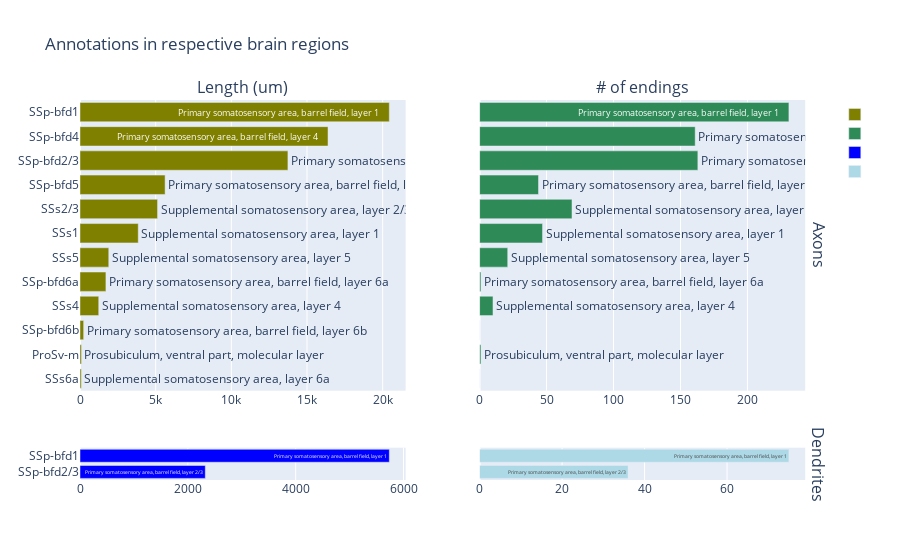

This figure's notebook cell:
### Code cell
plot_hist(axons, dendrites, outdir, name)

### Figure 1 — Plotly figure (JSON) as saved in the notebook; plotly's stock layout.template omitted (floating-point values rounded to 4 significant figures)
{"data": [{"hovertemplate": "<i>%{x}</i>, <b>%{text}</b>", "marker": {"color": "olive"}, "name": "", "orientation": "h", "text": ["Supplemental somatosensory area, layer 6a", "Prosubiculum, ventral part, molecular layer", "Primary somatosensory area, barrel field, layer 6b", "Supplemental somatosensory area, layer 4", "Primary somatosensory area, barrel field, layer 6a", "Supplemental somatosensory area, layer 5", "Supplemental somatosensory area, layer 1", "Supplemental somatosensory area, layer 2/3", "Primary somatosensory area, barrel field, layer 5", "Primary somatosensory area, barrel field, layer 2/3", "Primary somatosensory area, barrel field, layer 4", "Primary somatosensory area, barrel field, layer 1"], "type": "bar", "x": [87, 98, 242, 1239, 1713, 1902, 3849, 5125, 5624, 13739, 16389, 20439], "xaxis": "x", "y": ["SSs6a", "ProSv-m", "SSp-bfd6b", "SSs4", "SSp-bfd6a", "SSs5", "SSs1", "SSs2/3", "SSp-bfd5", "SSp-bfd2/3", "SSp-bfd4", "SSp-bfd1"], "yaxis": "y"}, {"hovertemplate": "<i>%{x}</i>, <b>%{text}</b>", "marker": {"color": "seagreen"}, "name": "", "orientation": "h", "text": ["Supplemental somatosensory area, layer 6a", "Prosubiculum, ventral part, molecular layer", "Primary somatosensory area, barrel field, layer 6b", "Supplemental somatosensory area, layer 4", "Primary somatosensory area, barrel field, layer 6a", "Supplemental somatosensory area, layer 5", "Supplemental somatosensory area, layer 1", "Supplemental somatosensory area, layer 2/3", "Primary somatosensory area, barrel field, layer 5", "Primary somatosensory area, barrel field, layer 2/3", "Primary somatosensory area, barrel field, layer 4", "Primary somatosensory area, barrel field, layer 1"], "type": "bar", "x": [0, 1, 0, 10, 1, 21, 47, 69, 44, 163, 161, 231], "xaxis": "x2", "y": ["SSs6a", "ProSv-m", "SSp-bfd6b", "SSs4", "SSp-bfd6a", "SSs5", "SSs1", "SSs2/3", "SSp-bfd5", "SSp-bfd2/3", "SSp-bfd4", "SSp-bfd1"], "yaxis": "y2"}, {"hovertemplate": "<i>%{x}</i>, <b>%{text}</b>", "marker": {"color": "blue"}, "name": "", "orientation": "h", "text": ["Primary somatosensory area, barrel field, layer 2/3", "Primary somatosensory area, barrel field, layer 1"], "type": "bar", "x": [2324, 5737], "xaxis": "x3", "y": ["SSp-bfd2/3", "SSp-bfd1"], "yaxis": "y3"}, {"hovertemplate": "<i>%{x}</i>, <b>%{text}</b>", "marker": {"color": "lightblue"}, "name": "", "orientation": "h", "text": ["Primary somatosensory area, barrel field, layer 2/3", "Primary somatosensory area, barrel field, layer 1"], "type": "bar", "x": [36, 75], "xaxis": "x4", "y": ["SSp-bfd2/3", "SSp-bfd1"], "yaxis": "y4"}], "layout": {"annotations": [{"font": {"size": 16}, "showarrow": false, "text": "Length (um)", "x": 0.22, "xanchor": "center", "xref": "paper", "y": 1, "yanchor": "bottom", "yref": "paper"}, {"font": {"size": 16}, "showarrow": false, "text": "# of endings", "x": 0.76, "xanchor": "center", "xref": "paper", "y": 1, "yanchor": "bottom", "yref": "paper"}, {"font": {"size": 16}, "showarrow": false, "text": "Axons", "textangle": 90, "x": 0.98, "xanchor": "left", "xref": "paper", "y": 0.6175, "yanchor": "middle", "yref": "paper"}, {"font": {"size": 16}, "showarrow": false, "text": "Dendrites", "textangle": 90, "x": 0.98, "xanchor": "left", "xref": "paper", "y": 0.0425, "yanchor": "middle", "yref": "paper"}], "autosize": true, "title": {"text": "Annotations in respective brain regions"}, "xaxis": {"anchor": "y", "autorange": true, "domain": [0, 0.44], "range": [0, 21510.0], "type": "linear"}, "xaxis2": {"anchor": "y2", "autorange": true, "domain": [0.54, 0.98], "range": [0, 243.2], "type": "linear"}, "xaxis3": {"anchor": "y3", "autorange": true, "domain": [0, 0.44], "range": [0, 6039.0], "type": "linear"}, "xaxis4": {"anchor": "y4", "autorange": true, "domain": [0.54, 0.98], "range": [0, 78.95], "type": "linear"}, "yaxis": {"anchor": "x", "autorange": true, "categoryorder": "trace", "domain": [0.235, 1], "range": [-0.5, 11.5], "type": "category"}, "yaxis2": {"anchor": "x2", "autorange": true, "domain": [0.235, 1], "matches": "y", "range": [-0.5, 11.5], "showticklabels": false, "type": "category"}, "yaxis3": {"anchor": "x3", "autorange": true, "domain": [0, 0.085], "range": [-0.5, 1.5], "type": "category"}, "yaxis4": {"anchor": "x4", "autorange": true, "domain": [0, 0.085], "matches": "y3", "range": [-0.5, 1.5], "showticklabels": false, "type": "category"}}}
